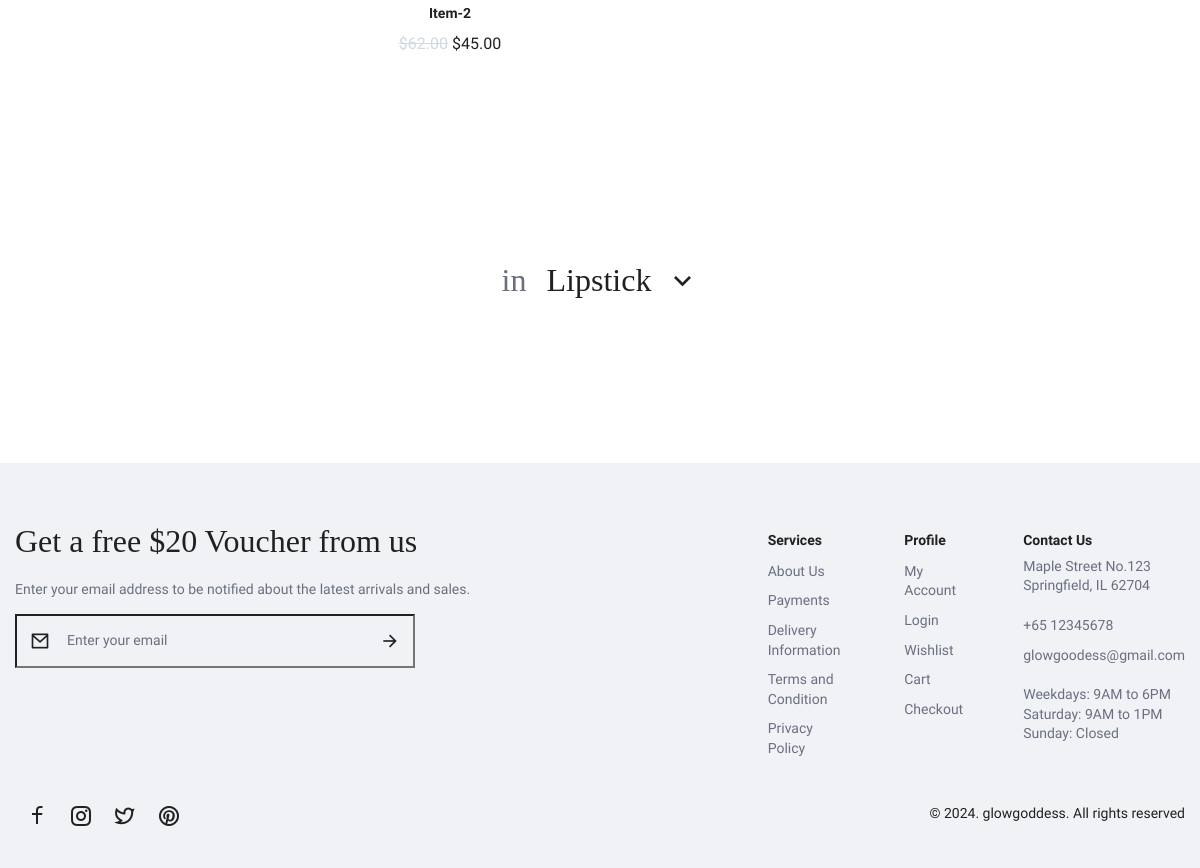
/product (lower part), run on an earlier commit of the app's database.
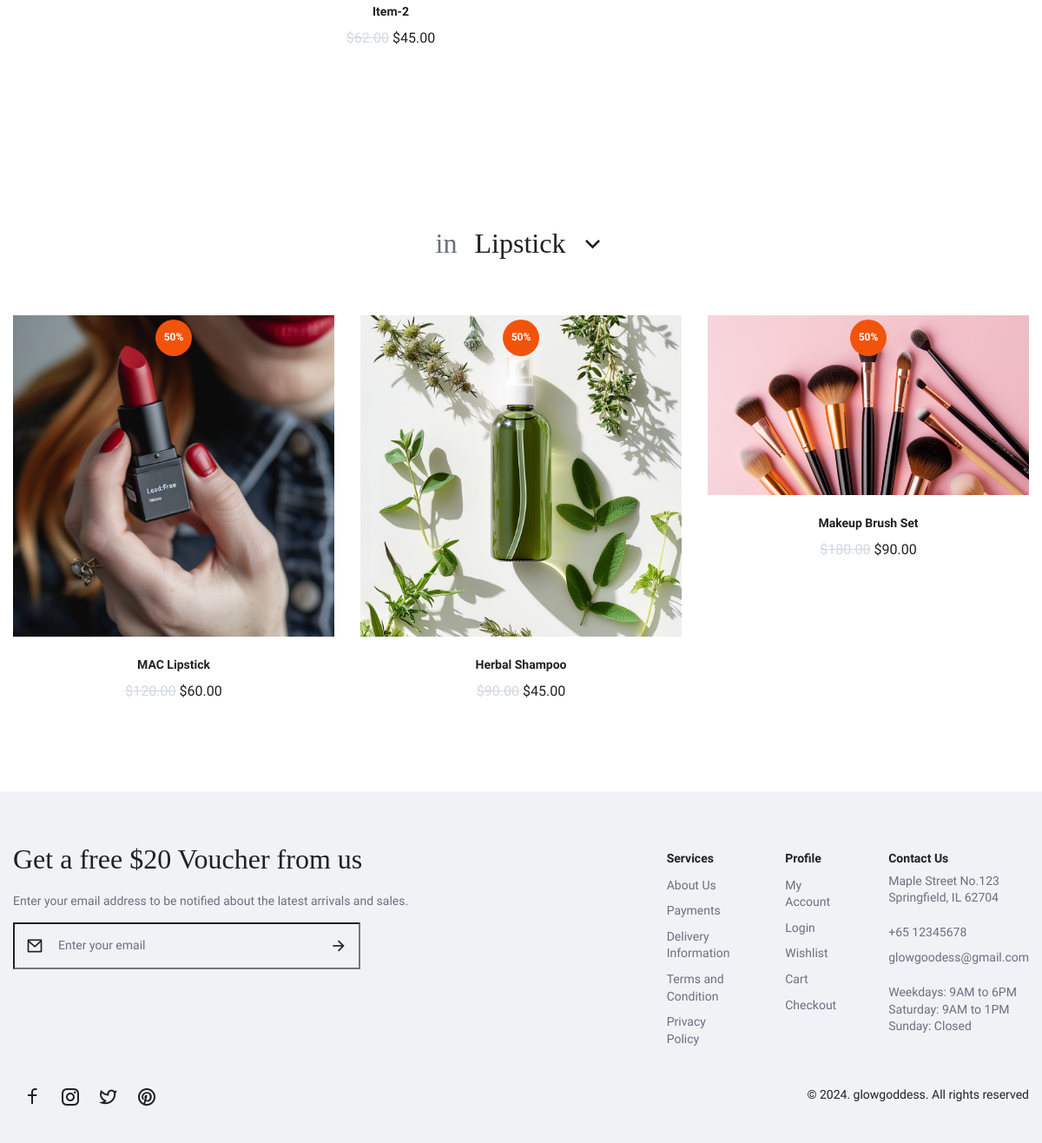
And on a later commit of the database.
### website/models.py (models this page shows, shortened)
class Item(models.Model):
    title = models.CharField(max_length=200)
    price = models.DecimalField(max_digits=10, decimal_places=2)
    old_price = models.DecimalField(max_digits=10, decimal_places=2)
    discount_label = models.CharField(max_length=20, default='')
    image = models.ImageField(upload_to='item_images')
    image_hover = models.ImageField(upload_to='item_images')

### website/views.py (the view)
# urls.py: path('product', views.product, name="product"),
def product(request):
    items = Item.objects.all()
    return render(request, 'product.html', {'items': items})

### website/templates/product.html (shortened to what this page needs)
{% extends 'base.html' %}
{% load static %}
{% block main %}
<div class="arrivals">
    <div class="container">
        <div class="wrap">
            <div class="inner-wrapper">
                <div class="dotgrid arrivalbox swiper">
                    <div class="wrapper swiper-wrapper">
                        <div class="item swiper-slide">
                            <div class="dot-info">
                                <h2 class="dot-title"><a href="">Item-2</a></h2>
                                <div class="product-price">
                                    <span class="before">$62.00</span>
                                    <span class="current">$45.00</span>
                                </div>
                            </div>
                        </div>
                    </div>
                </div>
            </div>
        </div>
    </div>
 </div>
 <div class="bycats">
    <div class="container">
        <div class="wrap">
            <div class="heading sort-list tabs">
                <span class="grey-color">in</span>
                <div class="wrap">
                    <h3 class="opt-trigger">
                        <span class="value">Lipstick</span>
                        <i class="ri-arrow-down-s-line"></i>
                    </h3>
                </div>
            </div>
            <div class="tabbed">
                <div id="lipstick" class="sort-data active">
                    <div class="dotgrid">
                        <div class="wrapper">
                            {% for item in items %}
                                <div class="item">
                                    <div class="dot-image">
                                        {% if item.image %}
                                            <div class="thumbnail">
                                                <a href="{% url 'product_detail' item.id %}">
                                                </a>
                                            </div>
                                        {% endif %}
                                        {% if item.discount_label %}
                                            <div class="label"><span>{{ item.discount_label }}</span></div>
                                        {% endif %}
                                    </div>
                                    <div class="dot-info">
                                        <h2 class="dot-title">{{ item.title }}</h2>
                                        <div class="product-price">
                                            {% if item.old_price %}
                                                <span class="before">${{ item.old_price }}</span>
                                            {% endif %}
                                            <span class="current">${{ item.price }}</span>
                                        </div>
                                    </div>
                                </div>
                            {% endfor %}
                        </div>
                    </div>
                </div>
            </div>
        </div>
    </div>
</div>
{% endblock %}

### website/templates/base.html (shortened to what this page needs)
{% load static %}
<!DOCTYPE html>
<html lang="en">
<head>
    <link rel="stylesheet" href="{% static 'website/css/styles.css' %}">
    <link href="https://cdn.jsdelivr.net/npm/remixicon@2.5.0/fonts/remixicon.css" rel="stylesheet">
    <link rel="stylesheet" href="https://cdn.jsdelivr.net/npm/swiper@11/swiper-bundle.min.css"/>
</head>
<body>
    <div id="page" class="page-home">
        <main>
            {% block main %}{% endblock %}
        </main>
        <footer>
            <div class="inner-footer">
                <div class="container">
                    <div class="wrap">
                        <div class="top">
                            <div class="subscribe">
                                <h3>Get a free $20 Voucher from us</h3>
                                <p class="grey-color">Enter your email address to be notified about the latest arrivals and sales.</p>
                                <form accept="" class="search">
                                    <i class="ri-mail-line"></i>
                                    <input type="text" class="input" placeholder="Enter your email" id="">
                                    <input type="submit" class="submit">
                                    <i class="ri-arrow-right-line"></i>
                                </form>
                            </div>
                            <div class="list-block">
                                <h3 class="dot-title">Services</h3>
                                <ul>
                                    <li><a href="">About Us</a></li>
                                    <li><a href="">Payments</a></li>
                                    <li><a href="">Delivery Information</a></li>
                                    <li><a href="">Terms and Condition</a></li>
                                    <li><a href="">Privacy Policy</a></li>
                                </ul>
                            </div>
                            <div class="list-block">
                                <h3 class="dot-title">Profile</h3>
                                <ul>
                                    <li><a href="">My Account</a></li>
                                    <li><a href="">Login</a></li>
                                    <li><a href="">Wishlist</a></li>
                                    <li><a href="">Cart</a></li>
                                    <li><a href="">Checkout</a></li>
                                </ul>
                            </div>
                            <div class="list-block">
                                <h3 class="dot-title">Contact Us</h3>
                                <div class="comp-address grey-color">
                                    <p>Maple Street No.123<br>Springfield, IL 62704</p>
                                    <p>
                                        <a href="">+65 12345678</a>
                                        <br>
                                        <a href="">glowgoodess@gmail.com</a>
                                    </p>
                                    <p>
                                        Weekdays: 9AM to 6PM<br>
                                        Saturday: 9AM to 1PM<br>
                                        Sunday: Closed
                                    </p>
                                </div>
                            </div>
                        </div>
                        <div class="bottom">
                            <div class="list-inline">
                                <ul>
                                    <li><a href=""><i class="ri-facebook-line"></i></a></li>
                                    <li><a href=""><i class="ri-instagram-line"></i></a></li>
                                    <li><a href=""><i class="ri-twitter-line"></i></a></li>
                                    <li><a href=""><i class="ri-pinterest-line"></i></a></li>
                                </ul>
                            </div>
                            <div class="copyright">
                                <p>© 2024. glowgoddess. All rights reserved</p>
                            </div>
                        </div>
                    </div>
                </div>
            </div>
        </footer>
    </div>
</body>
</html>

What changed in the data, as far as the page shows it:
added Item: discount_label "50%", title "MAC Lipstick", old_price "120.00", price "60.00"
added Item: discount_label "50%", title "Herbal Shampoo", old_price "90.00", price "45.00"
added Item: discount_label "50%", title "Makeup Brush Set", old_price "180.00", price "90.00"
